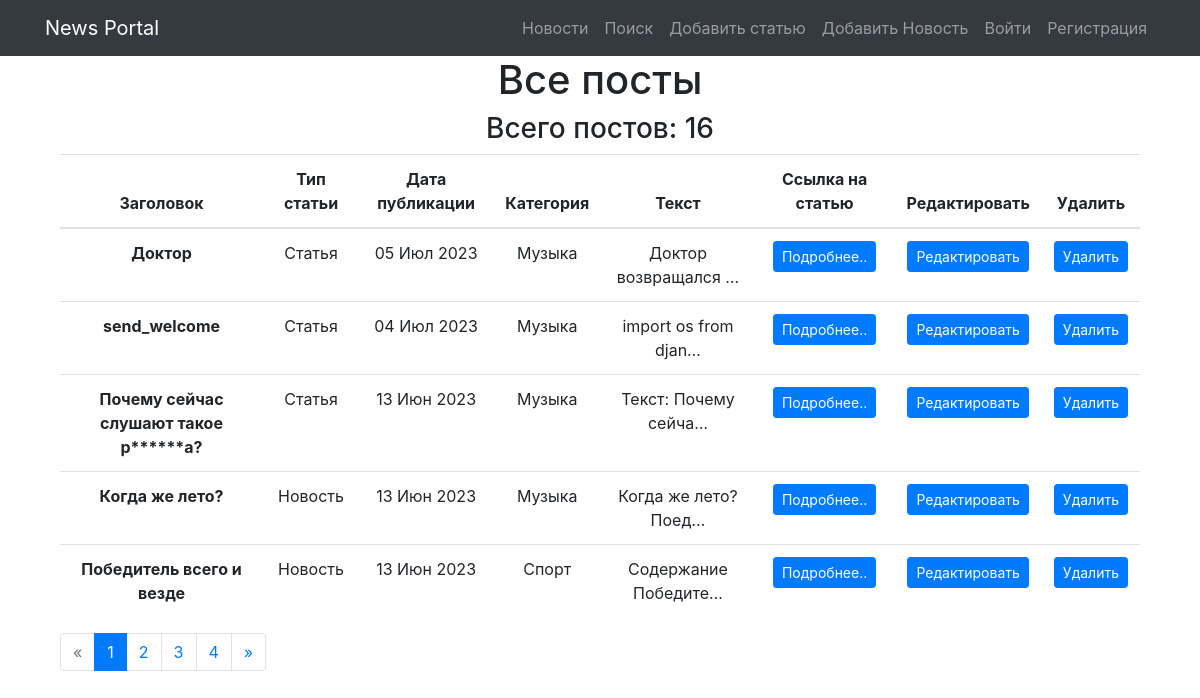
Before: / with the older database file.
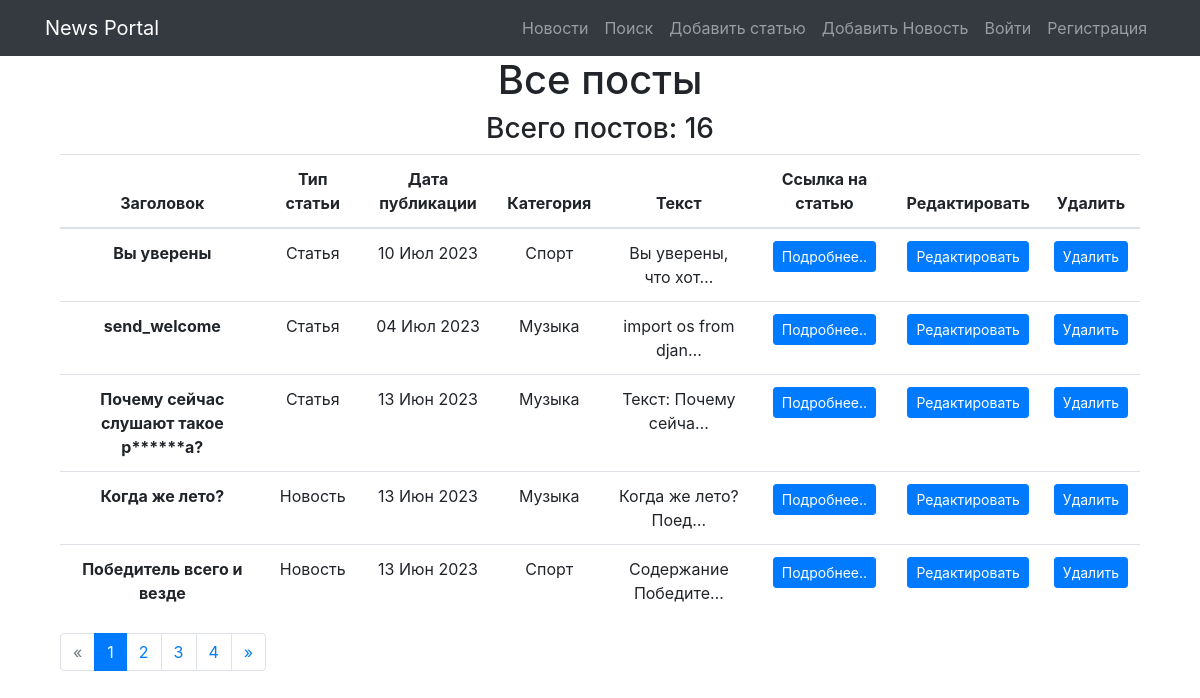
After: the same page with the newer database file.
### news/models.py (models this page shows, shortened)
class Post(models.Model):
    class Meta:
        verbose_name = 'Пост'
        verbose_name_plural = 'Посты'
    ARTICLE = 'article'
    NEWS = 'news'
    POST_TYPES = [
        (ARTICLE, 'Статья'),
        (NEWS, 'Новость'),
    ]
    author = models.ForeignKey(Author, verbose_name='Автор', on_delete=models.CASCADE)
    post_type = models.CharField(max_length=10, verbose_name='тип поста', choices=POST_TYPES)
    created_at = models.DateTimeField(auto_now_add=True)
    category = models.ManyToManyField(Category, verbose_name='Категория', through='PostCategory')
    title = models.CharField(max_length=200, verbose_name='Заголовок')
    text = models.TextField(verbose_name='Содержание')
    rating = models.IntegerField(default=0, verbose_name='Рейтинг')

class Category(models.Model):
    class Meta:
        verbose_name = 'Категория'
        verbose_name_plural = 'Категории'
    name_category = models.CharField(max_length=150, unique=True)

### news/views.py (the view)
# urls.py: path('', PostsListView.as_view(), name='posts_list'),
class PostsListView(ListView):
    model = Post
    template_name = 'news/posts_list.html'
    context_object_name = 'posts'
    ordering = ['-created_at']
    paginate_by = 5

### news/templatetags/custom_filters.py (called while the page is built)
@register.filter()
def censor(post_text: str):
    if not isinstance(post_text, str):
        raise ValueError('Можно применить только к строке!')  # Если строка, то в ней уже ищем плохие слова
    if 'редиск' or 'баран' in post_text:
        text = post_text.replace('редиск', 'р******')
        text = text.replace('баран', 'б****')
        return text

### templates/news/posts_list.html (shortened to what this page needs)
{% extends 'flatpages/default.html' %}
{% load static %}
{% load custom_filters %}
{% block content %}
<div class="col-lg-12 text-center" xmlns="http://www.w3.org/1999/html">
    <h1>Все посты</h1>
    <h3>Всего постов: {{ paginator.count }}</h3>
    <table class="table">
        <thead>
        <tr>
            <th scope="col">Заголовок</th>
            <th scope="col">Тип статьи</th>
            <th scope="col">Дата публикации</th>
            <th scope="col">Категория</th>
            <th scope="col">Текст</th>
            <th scope="col">Ссылка на статью</th>
            <th scope="col">Редактировать</th>
            <th scope="col">Удалить</th>
        </tr>
        </thead>
        <tbody>
        {% for post in posts %}
        <tr>
            <th scope="row">{{ post.title|censor }}</th>
            {% if post.post_type == 'article' %}
                <td>Статья</td>
            {% else %}
                <td>Новость</td>
            {% endif %}
            <td>{{ post.created_at | date:'d M Y' }}</td>
            <td>
                {% for category in post.category.all %}
                    {{ category.name_category }}
                {% endfor %}
            </td>
            <td>{{ post.text | truncatechars:20|censor }}</td>
            <td><a class="btn btn-primary btn-sm" href="{% url 'post_detail' post.pk %}">Подробнее..</a></td>
            <td><a class="btn btn-primary btn-sm" href="{% url 'post_update' post.pk %}">Редактировать</a></td>
            <td><a class="btn btn-primary btn-sm" href="{% url 'post_delete' post.pk %}">Удалить</a></td>
        </tr>
        {% endfor %}
        </tbody>
    </table>
{% include "flatpages/pagination.html" %}
</div>
{% endblock %}

### templates/flatpages/default.html (shortened to what this page needs)
{% load static %}
<!DOCTYPE html>
<html lang="en">
<head>
	<link href="{% static 'bootstrap/css/bootstrap.min.css' %}" rel="stylesheet">
</head>
<body>
<header>
	<nav class="navbar navbar-expand-lg navbar-dark bg-dark static-top">
		<div class="container float-right">
			<a class="navbar-brand" href="/news/">News Portal</a>
			<div style="display: flex; justify-content: right">
				<div class="collapse navbar-collapse" id="navbarResponsive">
					<ul class="navbar-nav ms-auto">
						<li class="nav-item">
							<a class="nav-link" href="/news/">Новости</a>
						</li>
						<li class="nav-item">
							<a class="nav-link" href="{% url 'search' %}">Поиск</a>
						</li>
						<li class="nav-item">
							<a class="nav-link" href="{% url 'article_create' %}">Добавить статью</a>
						</li>
						<li class="nav-item">
							<a class="nav-link" href="{% url 'news_create' %}">Добавить Новость</a>
						</li>
						{% if not user.is_authenticated %}
						<li class="nav-item">
							<a class="nav-link" href="{% url 'account_login' %}">Войти</a>
						</li>
						<li class="nav-item">
							<a class="nav-link" href="{% url 'account_signup' %}">Регистрация</a>
						</li>
						{% endif %}
					</ul>
				</div>
			</div>
		</div>
	</nav>
</header>
<div class="container">
	<div class="row">
		<div class="col-lg-12 text-center">
			{% block content %}{% endblock content %}
		</div>
	</div>
</div>
</body>
</html>

### templates/flatpages/pagination.html
<nav>
  <ul class="pagination">
    {% if page_obj.has_previous %}
      <li class="page-item">
        <a class="page-link" href="?page={{ page_obj.previous_page_number }}">&laquo;</a>
      </li>
    {% else %}
      <li class="page-item disabled">
        <a class="page-link" href="#" tabindex="-1" aria-disabled="true">&laquo;</a>
      </li>
    {% endif %}
    {% for num in page_obj.paginator.page_range %}
      {% if num == page_obj.number %}
        <li class="page-item active" aria-current="page">
          <a class="page-link" href="?page={{ num }}">{{ num }}</a>
        </li>
      {% else %}
        <li class="page-item">
          <a class="page-link" href="?page={{ num }}">{{ num }}</a>
        </li>
      {% endif %}
    {% endfor %}
    {% if page_obj.has_next %}
      <li class="page-item">
        <a class="page-link" href="?page={{ page_obj.next_page_number }}">&raquo;</a>
      </li>
    {% else %}
      <li class="page-item disabled">
        <a class="page-link" href="#" tabindex="-1" aria-disabled="true">&raquo;</a>
      </li>
    {% endif %}
  </ul>
</nav>

Changed rows visible on the page:
removed Post: title|censor "Доктор", post_type "Статья", created_at "05 Июл 2023", text|censor "Доктор возвращался …", Category (name_category "Музыка")
added Post: title|censor "Вы уверены", post_type "Статья", created_at "10 Июл 2023", text|censor "Вы уверены, что хот…", Category (name_category "Спорт")
